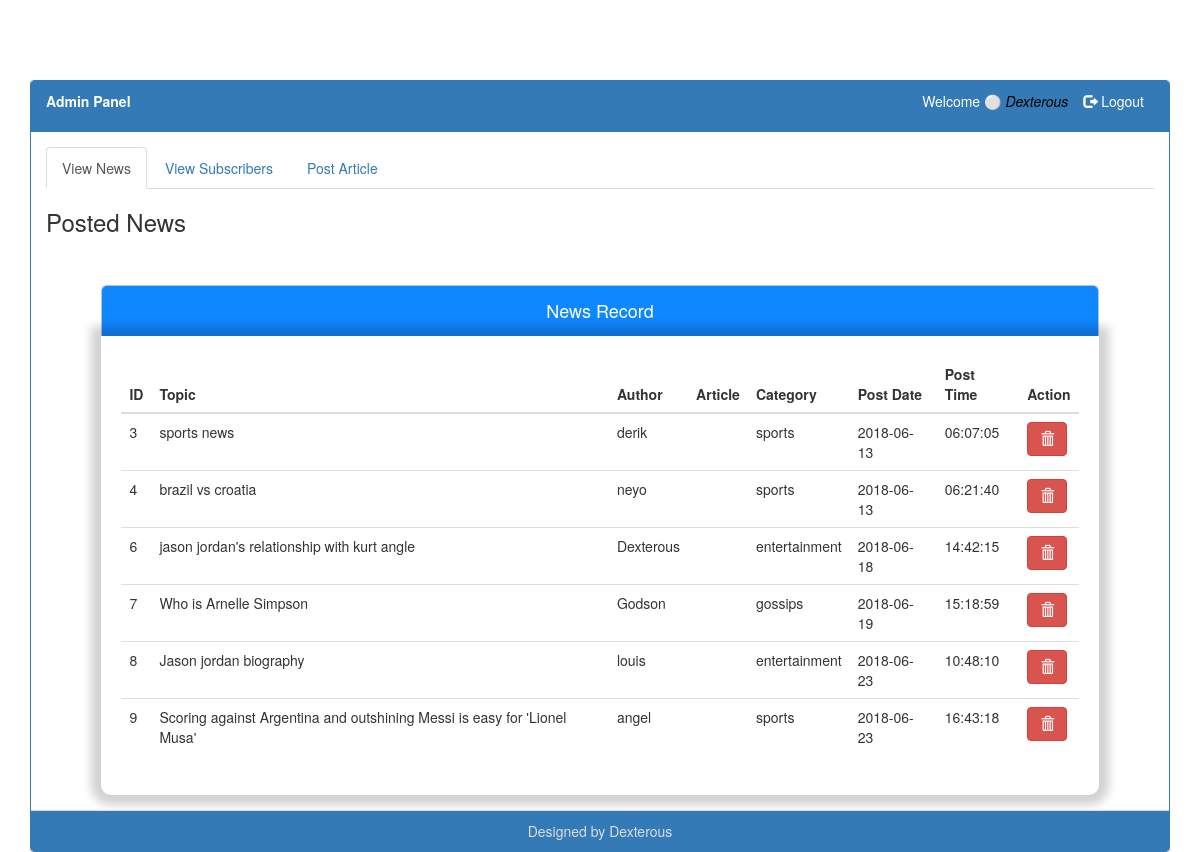
Page /admin_panel.php (signed in) on the committed database.
### tables this page shows
CREATE TABLE `post_news` (
  `post_id` int(11) NOT NULL,
  `post_topic` varchar(100) NOT NULL,
  `post_author` varchar(100) NOT NULL,
  `post_summary` text,
  `post_article` text NOT NULL,
  `post_cat` varchar(150) NOT NULL,
  `post_date` date DEFAULT NULL,
  `post_time` time DEFAULT NULL
);

### class.connection.php (called while the page is built, shortened)
<?php
	class Connection{
		function connectDB(){
			$connection = mysqli_connect("localhost","root","","newsappsystem");
			if (mysqli_connect_errno()) {
				printf("Connection Failed %s\n",mysqli_connect_error());
				exit();
			}
			else
			{
				return $connection;
			}
		}
	}
 ?>

### class.admin.php (called while the page is built, shortened)
<?php
	class Admin{
		public function __construct() {
			$connect = new Connection();
			$this->connect = $connect->connectDB();
		}
		public function login($username, $password){
			if(isset($_SESSION['login_admin']))
			{
				return $_SESSION['login_admin'];
			}
		}
}
 ?>

### class.system.php (called while the page is built, shortened)
<?php
include 'class.connection.php';
class NewsAppSystem{
	public $connect = "";
	public function __construct() {
		$connect = new Connection();
		$this->connect = $connect->connectDB();
	}
		public function getPost()
		{
			$posts = array();
			$view_post_sql = "SELECT * FROM post_news ORDER BY post_date, post_time";
			$view_post_res = mysqli_query($this->connect,$view_post_sql) or die("view post query failed ".mysqli_error($this->connect));
		if (mysqli_num_rows($view_post_res) <1 ) {
           echo
           "<div class=\"alert alert-info\">
             <p><center>No News Post available</center></p>
           </div>";
         }
         else{
         		$i = 0;
			while ($post_result = mysqli_fetch_array($view_post_res)) {
				$posts[$i] = $post_result;
				$i++;
			}
		}
		return $posts;
	}
}
?>

### admin_panel.php (the view, shortened to what this page needs)
<?php
  include '_HEADER/adm_header.php';
  include 'class.system.php';
   include 'class.admin.php';
   $admins = new Admin();
   $admins->logout();
  $view = new NewsAppSystem();
?>
<body>
<div class="container">
  <div class="panel panel-primary" style="margin: 80px auto 0px;" >
    <div class="panel-heading">
      <ul class="list-inline">
        <li><span><strong>Admin Panel</strong></span></li>
        <li class="right"><span class="glyphicon glyphicon-log-out"></span>
          <span id="logout">
            <a href="admin_panel.php?logout=<?php echo md5($admins->login(null,null));?>" style="color: white; text-decoration: none;">Logout</a>
          </span>
        </li>
        <li class="right"><span>Welcome</span>&nbsp;<span style="color: green;">&#9898;</span>
          <span id="on"><?php if (!empty($admins->login(null,null))): ?>
                <?php echo $admins->login(null,null); ?>
          <?php endif ?></span>
        </li>
      </ul>
    </div>
    <div class="panel-body">
      <ul class="nav nav-tabs">
    <li class="active"><a data-toggle="tab" href="#post">View News</a></li>
    <li><a data-toggle="tab" href="#menu1">View Subscribers</a></li>
    <li><a data-toggle="tab" href="#menu2">Post Article</a></li>
  </ul>
  <div class="tab-content">
    <div id="post" class="tab-pane fade in active">
      <h3>Posted News</h3>
      <div class="view-headers">
    <h4>News Record</h4>
  </div>
  <div class="view-form">
    <div class="table-responsive">
      <table class="table">
        <thead>
          <tr>
            <th>ID</th>
            <th>Topic</th>
            <th>Author</th>
            <th>Article</th>
            <th>Category</th>
            <th>Post Date</th>
            <th>Post Time</th>
            <th>Action</th>
          </tr>
        </thead>
        <tbody>
        <?php
          foreach($view->getPost() as $post) {
              $view_post_id = $post['post_id'];
              $view_post_topic = stripslashes($post['post_topic']);
              $view_post_author = stripslashes($post['post_author']);
              $view_post_cat = $post['post_cat'];
              $view_post_date = $post['post_date'];
              $view_post_time = $post['post_time'];
              echo
              "
              <tr>
                <td>$view_post_id</td>
                <td>$view_post_topic</td>
                <td>$view_post_author</td>
                <td>
                <a>
                </a>
                </td>
                <td>$view_post_cat</td>
                <td>$view_post_date</td>
                <td>$view_post_time</td>
                <td>
                <a href=\"admin_panel.php?delete&id=$view_post_id\" class=\"btn btn-danger\">
                  <span class=\"glyphicon glyphicon-trash\" onclick=\"return delete();\"></span>
                  </a>
                </td>
              </tr>
              ";
            }
            ?>
         </tbody>
      </table>
    </div>
  </div>
    </div>
  </div>
    </div>
    <div class="panel-footer" style="background: #337ab7; color: #ddd;">
      <center>Designed by Dexterous</center>
      </div>
  </div>
</div>
</body>
</html>

### _HEADER/adm_header.php (shortened to what this page needs)
<!DOCTYPE html>
<html>
<head>
	<link rel="stylesheet" type="text/css" href="Styles/styles.css">
	<link rel="stylesheet" type="text/css" href="bootstrap/css/bootstrap.min.css">
</head>

### Styles/styles.css (style rules this page uses)
* { margin: 0px; padding: 0px; }
.view-form { width: 90%; margin: 0px auto; padding: 20px; border-collapse: 1px solid #B0C4DE; background: white; border-radius: 0px 0px 10px 10px; box-shadow: 0px 0px 10px 10px rgba(0,0,0,0.18); }
.view-headers { width: 90%; margin: 50px auto 0px; color: white; background: rgb(15,135,355); text-align: center; border: 1px solid #B0C4DE; border-bottom: none; border-radius: 6px 6px 0px 0px; padding: 5px; }
.right { float: right; margin-right: 5px; }
#on { color: #000; font-style: italic; }
#logout a { color: red; }

### rows in the picture
post_news: post_id "3", post_topic "sports news", post_author "derik", post_cat "sports", post_date "2018-06-13", post_time "06:07:05"
post_news: post_id "4", post_topic "brazil vs croatia", post_author "neyo", post_cat "sports", post_date "2018-06-13", post_time "06:21:40"
post_news: post_id "6", post_topic "jason jordan's relationship with kurt angle", post_author "Dexterous", post_cat "entertainment", post_date "2018-06-18", post_time "14:42:15"
post_news: post_id "7", post_topic "Who is Arnelle Simpson", post_author "Godson", post_cat "gossips", post_date "2018-06-19", post_time "15:18:59"
post_news: post_id "8", post_topic "Jason jordan biography", post_author "louis", post_cat "entertainment", post_date "2018-06-23", post_time "10:48:10"
post_news: post_id "9", post_topic "Scoring against Argentina and outshining Messi is easy for 'Lionel Musa'", post_author "angel", post_cat "sports", post_date "2018-06-23", post_time "16:43:18"

### other values in the picture
$admins->login(null,null) "Dexterous"
